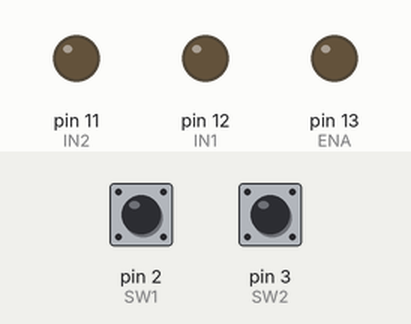
A sketch run on a simulated Arduino Uno, built with avr-gcc and run on an emulated ATmega328P. Parts: output pins drawn as LEDs (lit = HIGH). The test bench sets the inputs (shaded band); at power-on: pin 2 (SW1) HIGH, pin 3 (SW2) HIGH. What the sketch prints to the serial monitor is not drawn.

Above: at 1.2 s.
1.3 s: pin 2 (SW1) pulled LOW for 0.15 s
At 1.38 s:
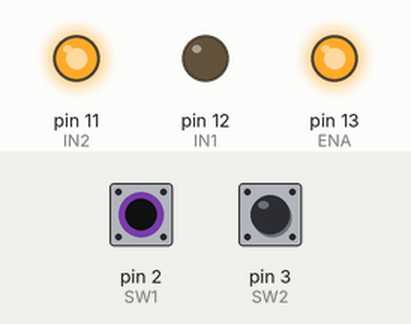
2.9 s: pin 3 (SW2) pulled LOW for 0.15 s
At 2.98 s:
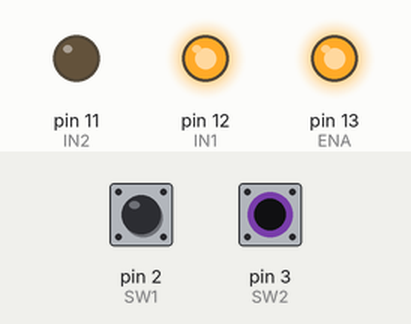
4.5 s: pin 3 (SW2) pulled LOW for 3.2 s
At 9.0 s:
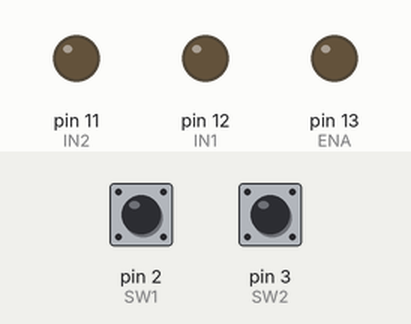
10.7 s: pin 2 (SW1) pulled LOW for 3.2 s
At 11.0 s:
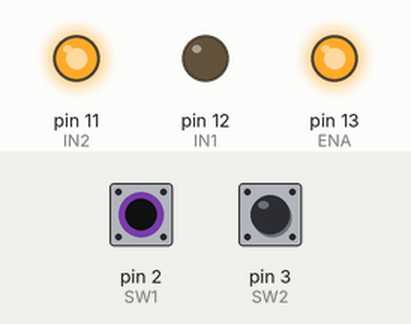
16.9 s: pin 2 (SW1) driven LOW and pin 3 (SW2) driven LOW
At 17.17 s:
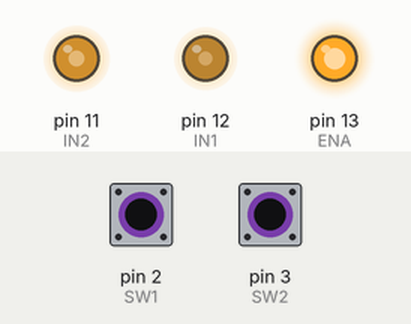
19.9 s: pin 2 (SW1) driven HIGH
Timing chart, 0 to 22.4 s (numbered marks = the images above; inputs shaded):
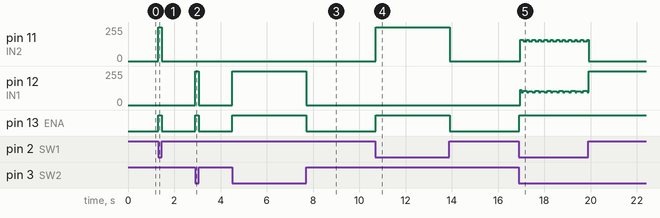

Measured:
- after the input at 1.3 s, pin 11 (IN2): 0/255 → 255/255 at once, → 0/255 0.15 s later; pin 13 (ENA): LOW → HIGH at once, → LOW 0.15 s later
- after the input at 2.9 s, pin 12 (IN1): 0/255 → 255/255 at once, → 0/255 0.15 s later; pin 13 (ENA): LOW → HIGH at once, → LOW 0.15 s later
- after the input at 4.5 s, pin 12 (IN1): 0/255 → 255/255 at once, → 0/255 3.2 s later; pin 13 (ENA): LOW → HIGH at once, → LOW 3.2 s later
- after the input at 10.7 s, pin 11 (IN2): 0/255 → 255/255 at once, → 0/255 3.2 s later; pin 13 (ENA): LOW → HIGH at once, → LOW 3.2 s later
- after the input at 16.9 s, pin 11 (IN2): 0/255 → 159/255 after 0.07 s, then repeats every 0.52 s: 149/255 0.16 s, 159/255 0.08 s, 150/255 0.16 s, 159/255 0.12 s; pin 12 (IN1): 0/255 → 114/255 after 0.07 s, then moves between 96/255 and 114/255, repeating every 0.52 s; pin 13 (ENA): LOW → HIGH at once

The sketch:

ln.ino
```cpp
//OUT 1
int ENA = 13;
int IN1 = 12;
int IN2 = 11;

//SWITCH
int SW1 = 2; //업, 주황색
int SW2 = 3; //다운, 초록색

void setup() {
  Serial.begin(9600);

  pinMode(ENA, OUTPUT);
  pinMode(IN1, OUTPUT);
  pinMode(IN2, OUTPUT);

  pinMode(SW1, INPUT_PULLUP);
  pinMode(SW2, INPUT_PULLUP);
}

void Launcher_UP(){
  Serial.println("up");
  digitalWrite(IN1, LOW);
  digitalWrite(IN2, HIGH);
  analogWrite(ENA, 255); //최대속도
}

void Launcher_DOWN(){
  Serial.println("down");
  digitalWrite(IN1, HIGH);
  digitalWrite(IN2, LOW);
  analogWrite(ENA, 255); //최대속도
}

void Launcher_STOP(){
  Serial.println("stop");
  digitalWrite(IN1, LOW);
  digitalWrite(IN2, LOW);
  analogWrite(ENA, 0); //최대속도
}

void loop() {
  if(digitalRead(SW1) == LOW){ //호이스트 업
    Launcher_UP();
  }
  else if(digitalRead(SW2) == HIGH){
    Launcher_STOP();
  }

  if(digitalRead(SW2) == LOW){//호이스트 다운
    Launcher_DOWN();
  }
  else if(digitalRead(SW1) == HIGH){
    Launcher_STOP();
  }

}
```
